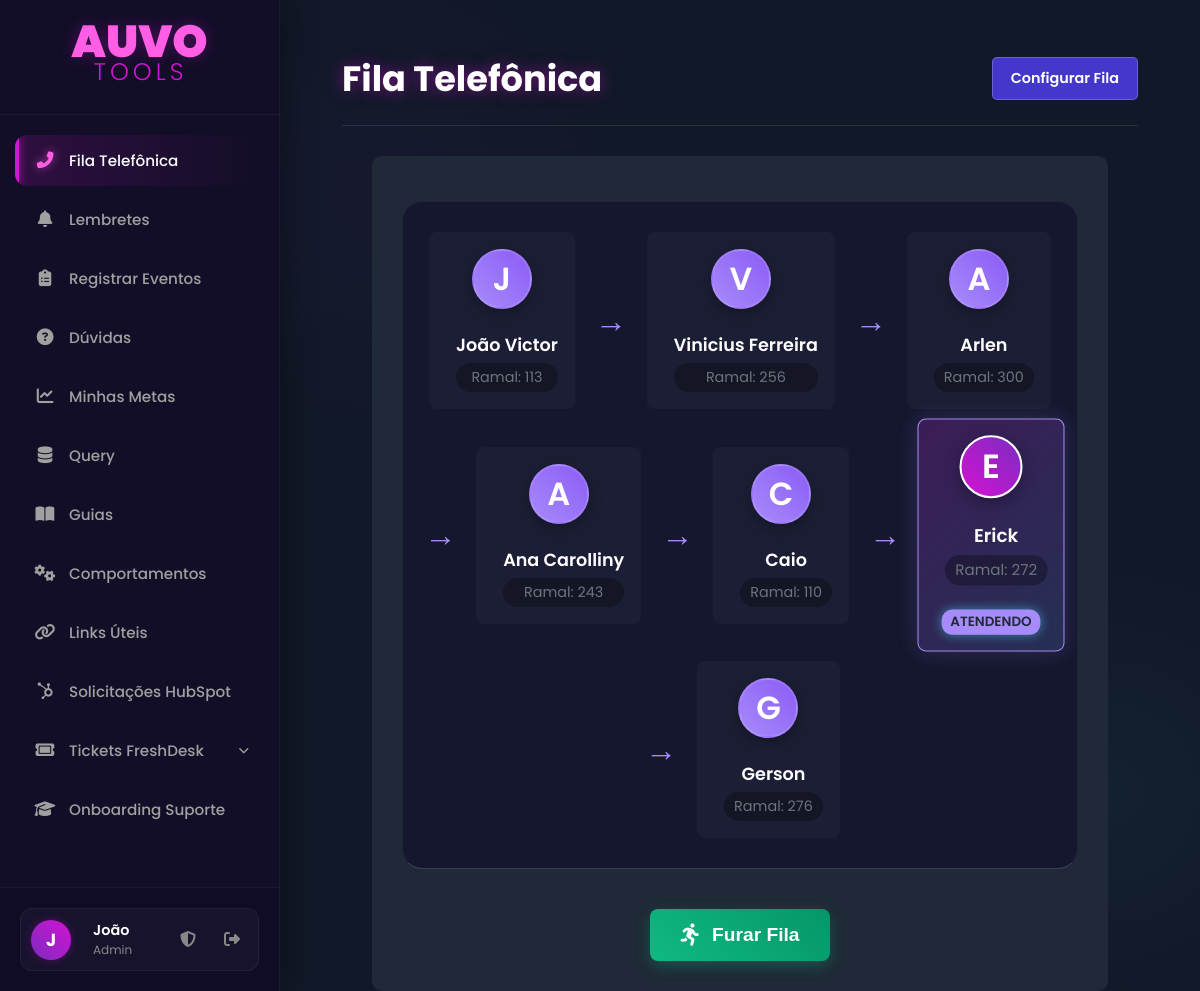
/fila-telefonica (signed in), run on the app's committed database.
### app.py (models this page shows, shortened)
class User(db.Model, UserMixin):
    id = db.Column(db.Integer, primary_key=True)
    name = db.Column(db.String(150), nullable=False)
    username = db.Column(db.String(80), unique=True, nullable=False)
    email = db.Column(db.String(120), unique=True, nullable=False)
    password_hash = db.Column(db.String(128), nullable=False)
    discord_id = db.Column(db.String(50), nullable=True, unique=True)
    is_admin = db.Column(db.Boolean, nullable=False, default=False)
    manager_id = db.Column(db.Integer, db.ForeignKey('user.id'), nullable=True)
    lunch_start = db.Column(db.Time, nullable=True)
    lunch_end = db.Column(db.Time, nullable=True)
    ramal = db.Column(db.String(10), nullable=True)

class PhoneQueueMember(db.Model):
    id = db.Column(db.Integer, primary_key=True)
    user_id = db.Column(db.Integer, db.ForeignKey('user.id'), nullable=False)
    position = db.Column(db.Integer, nullable=False)
    user = db.relationship('User')

### app.py (the view)
@app.route('/fila-telefonica')
@login_required
def fila_telefonica():
    queue_members = PhoneQueueMember.query.order_by(PhoneQueueMember.position).all()
    current_state = PhoneQueueState.query.filter_by(key='current_user_id').first()
    current_attendant_id = None
    if current_state and current_state.value.isdigit():
        current_attendant_id = int(current_state.value)
    elif queue_members:
        current_attendant_id = queue_members[0].user_id
    queue_user_ids = [member.user_id for member in queue_members]
    return render_template('fila_telefonica.html', title="Fila Telefônica", queue_members=queue_members, current_attendant_id=current_attendant_id, queue_user_ids=queue_user_ids)

### app.py (called while the page is built)
@app.context_processor
def inject_now():
    return {'now': datetime.utcnow()}

@login_manager.user_loader
def load_user(user_id):
    return User.query.get(int(user_id))

### templates/fila_telefonica.html (shortened to what this page needs)
{% extends "base.html" %}
{% block content %}
<div class="content-padding">
    <div class="fila-header">
        <h1>{{ title }}</h1>
        <a href="{{ url_for('configurar_fila') }}" class="config-btn">Configurar Fila</a>
    </div>
    <div class="fila-container">
        {% if queue_members %}
            <div class="fila-visual">
                {% for member in queue_members %}
                   <div class="fila-membro {% if member.user_id == current_attendant_id %}current{% endif %}">
    <div class="membro-avatar">{{ member.user.name[0] | upper }}</div>
    <div class="membro-details">
        <span class="membro-nome">{{ member.user.name }}</span>
        {% if member.user.ramal %}
            <span class="membro-ramal">Ramal: {{ member.user.ramal }}</span>
        {% endif %}
    </div>
    {% if member.user_id == current_attendant_id %}
        <span class="membro-status">Atendendo</span>
    {% endif %}
</div>
                    {% if not loop.last %}
                        <span class="fila-seta">→</span>
                    {% endif %}
                {% endfor %}
            </div>
            <div class="actions-container">
                <form method="POST" action="{{ url_for('atender_telefone') }}" style="display: inline;">
                    {% if current_user.id == current_attendant_id %}
                        <button type="submit" class="atender-btn">
                            <i class="fa-solid fa-phone-volume"></i> Atendi o Telefone
                        </button>
                    {% elif current_user.id in queue_user_ids %}
                         <button type="submit" class="atender-btn furar-fila-btn">
                            <i class="fa-solid fa-person-running"></i> Furar Fila
                        </button>
                    {% endif %}
                </form>
            </div>
        {% else %}
            <p class="placeholder-text">A fila telefônica ainda não foi configurada ou está vazia.</p>
        {% endif %}
    </div>
</div>
{% endblock %}

### templates/base.html (shortened to what this page needs)
<!DOCTYPE html>
<html lang="pt-br">
<head>
    <link rel="stylesheet" href="{{ url_for('static', filename='css/style.css') }}">
    <link rel="stylesheet" href="https://cdnjs.cloudflare.com/ajax/libs/font-awesome/6.2.0/css/all.min.css">
</head>
<body>
    <div class="main-container">
        <nav class="sidebar">
            <div class="sidebar-header">
                <div style="line-height: 1; cursor: default;">
                    <h1 style="
                        color: #ff5ee5;
                        font-size: 2.8em;
                        font-family: 'Poppins', sans-serif;
                        font-weight: 900;
                        margin: 0; padding: 0;
                        text-shadow: 0 0 15px rgba(212, 18, 212, 0.3);
                    ">AUVO</h1>
                    <span style="
                        color: #d412d4;
                        font-size: 1.5em;
                        font-family: 'Poppins', sans-serif;
                        font-weight: 300;
                        display: block;
                        margin-top: -5px;
                        letter-spacing: 4px;
                        margin-left: 2px;
                    ">TOOLS</span>
                </div>
            </div>
            <ul class="menu">
                <li class="menu-item">
                    <a href="{{ url_for('fila_telefonica') }}">
                        <i class="fa-solid fa-phone-alt menu-icon"></i>
                        <span>Fila Telefônica</span>
                    </a>
                </li>
                <li class="menu-item">
                    <a href="{{ url_for('list_reminders') }}">
                        <i class="fa-solid fa-bell menu-icon"></i>
                        <span>Lembretes</span>
                    </a>
                </li>
                <li class="menu-item">
                    <a href="{{ url_for('listar_eventos') }}">
                        <i class="fa-solid fa-clipboard-list menu-icon"></i>
                        <span>Registrar Eventos</span>
                    </a>
                </li>
                <li class="menu-item">
                    <a href="{{ url_for('listar_duvidas') }}">
                        <i class="fa-solid fa-question-circle menu-icon"></i>
                        <span>Dúvidas</span>
                    </a>
                </li>
                <li class="menu-item">
                    <a href="{{ url_for('minhas_metas') }}">
                        <i class="fa-solid fa-chart-line menu-icon"></i>
                        <span>Minhas Metas</span>
                    </a>
                </li>
                <li class="menu-item">
                     <a href="{{ url_for('list_queries') }}">
                         <i class="fa-solid fa-database menu-icon"></i>
                         <span>Query</span>
                     </a>
                </li>
                <li class="menu-item">
                    <a href="{{ url_for('listar_guias') }}">
                        <i class="fa-solid fa-book-open menu-icon"></i>
                        <span>Guias</span>
                    </a>
                </li>
                <li class="menu-item">
                    <a href="{{ url_for('listar_comportamentos') }}">
                        <i class="fa-solid fa-cogs menu-icon"></i>
                        <span>Comportamentos</span>
                    </a>
                </li>
                <li class="menu-item">
                    <a href="{{ url_for('links_uteis') }}">
                        <i class="fa-solid fa-link menu-icon"></i>
                        <span>Links Úteis</span>
                    </a>
                </li>
<li class="menu-item">
    <a href="{{ url_for('listar_hubspot') }}">
        <i class="fa-brands fa-hubspot menu-icon"></i>
        <span>Solicitações HubSpot</span>
    </a>
</li>
                <li class="menu-item has-submenu" id="tickets-menu">
                    <a href="#">
                        <i class="fa-solid fa-ticket menu-icon"></i>
                        <span>Tickets FreshDesk</span>
                    </a>
                </li>
                <li class="menu-item">
    <a href="http://192.168.92.127:5010/" target="_blank">
        <i class="fa-solid fa-graduation-cap menu-icon"></i>
        <span>Onboarding Suporte</span>
    </a>
</li>
            </ul>
            <div class="sidebar-footer">
                {% if current_user.is_authenticated %}
                <div class="user-profile">
                    <div class="user-avatar">
                         {% if current_user.avatar_filename %}
                            <img src="{{ url_for('static', filename='uploads/avatars/' + current_user.avatar_filename) }}" alt="Avatar">
                        {% else %}
                            {{ current_user.name[0] }}
                        {% endif %}
                    </div>
                    <a href="{{ url_for('profile') }}" class="user-profile-link" title="Editar Perfil">
                        <div class="user-info">
                            <span class="user-name">{{ current_user.name.split()[0] }}</span>
                            <span class="user-role">
                                {% if current_user.is_admin %} Admin {% else %} Atendente {% endif %}
                            </span>
                        </div>
                    </a>
                    {% if current_user.is_admin %}
                    <a href="{{ url_for('admin_dashboard') }}" class="admin-icon" title="Painel Admin">
                        <i class="fa-solid fa-shield-halved"></i>
                    </a>
                    {% endif %}
                    <a href="{{ url_for('logout') }}" class="logout-icon" title="Sair">
                        <i class="fa-solid fa-right-from-bracket"></i>
                    </a>
                </div>
                {% endif %}
            </div>
        </nav>
        <main class="content">
            {% block content %}{% endblock %}
        </main>
    </div>
</body>
</html>

### templates/base.html (style rules this page uses)
* { margin: 0; padding: 0; box-sizing: border-box; }
body { font-family: 'Poppins', sans-serif; background-color: #0f0c29; color: #e0e0e0; min-height: 100vh; overflow-x: hidden; }
.main-container { display: flex; min-height: 100vh; }
.sidebar { width: 280px; background: rgba(19, 15, 40, 0.95); border-right: 1px solid rgba(255, 255, 255, 0.05); display: flex; flex-direction: column; position: fixed; top: 0; left: 0; height: 100vh; z-index: 1000; padding-top: 20px; box-shadow: 5px 0 30px rgba(0,0,0,0.3); transition: all 0.3s ease; }
.sidebar-header { text-align: center; padding: 0 20px 30px 20px; border-bottom: 1px solid rgba(255, 255, 255, 0.05); margin-bottom: 20px; }
.menu { list-style: none; padding: 0 15px; flex-grow: 1; overflow-y: auto; }
.menu-item { margin-bottom: 8px; border-radius: 12px; transition: all 0.3s ease; }
.menu a { display: flex; align-items: center; padding: 14px 18px; text-decoration: none; color: #a0a0a0; font-weight: 500; font-size: 0.95em; border-radius: 12px; transition: all 0.3s ease; position: relative; overflow: hidden; }
.menu-icon { width: 24px; margin-right: 12px; font-size: 1.1em; text-align: center; transition: color 0.3s ease; }
.menu-item:hover > a, .menu-item.active-link > a { background: linear-gradient(90deg, rgba(212, 18, 212, 0.15), transparent); color: #fff; }
.menu-item:hover .menu-icon, .menu-item.active-link .menu-icon { color: #ff5ee5; text-shadow: 0 0 10px rgba(255, 94, 229, 0.6); }
.menu-item.active-link > a::before { content: ''; position: absolute; left: 0; top: 0; height: 100%; width: 4px; background: #d412d4; box-shadow: 0 0 10px #d412d4; border-radius: 0 4px 4px 0; }
.menu-item.has-submenu > a::after { content: '\f078'; font-family: 'Font Awesome 6 Free'; font-weight: 900; font-size: 0.7em; margin-left: auto; transition: transform 0.3s; }
.sidebar-footer { padding: 20px; border-top: 1px solid rgba(255, 255, 255, 0.05); background: rgba(15, 12, 41, 0.8); }
.user-profile { display: flex; align-items: center; gap: 12px; background: rgba(255, 255, 255, 0.03); padding: 10px; border-radius: 12px; border: 1px solid rgba(255, 255, 255, 0.05); transition: background 0.3s; }
.user-avatar { width: 40px; height: 40px; border-radius: 50%; background: linear-gradient(45deg, #7b2cbf, #d412d4); color: white; display: flex; align-items: center; justify-content: center; font-weight: bold; font-size: 1.1em; overflow: hidden; box-shadow: 0 0 10px rgba(212, 18, 212, 0.3); }
.user-info { flex-grow: 1; display: flex; flex-direction: column; overflow: hidden; }
.user-name { font-size: 0.9em; font-weight: 600; color: #fff; white-space: nowrap; text-overflow: ellipsis; overflow: hidden; }
.user-role { font-size: 0.75em; color: #888; }
.user-profile-link { text-decoration: none; flex-grow: 1; display: flex; }
.admin-icon, .logout-icon { color: #888; font-size: 1em; padding: 8px; border-radius: 8px; transition: all 0.2s; text-decoration: none; }
.content { flex-grow: 1; margin-left: 280px; padding: 40px; background-image: radial-gradient(circle at 10% 20%, rgba(123, 44, 191, 0.05) 0%, transparent 20%), radial-gradient(circle at 90% 80%, rgba(76, 201, 240, 0.05) 0%, transparent 20%); min-height: 100vh; }

### data on the page
User: name "J", name "João"
PhoneQueueMember: user "J", user.name "João Victor", user.ramal "113"
PhoneQueueMember: user "V", user.name "Vinicius Ferreira", user.ramal "256"
PhoneQueueMember: user "A", user.name "Arlen", user.ramal "300"
PhoneQueueMember: user "A", user.name "Ana Carolliny", user.ramal "243"
PhoneQueueMember: user "C", user.name "Caio", user.ramal "110"
PhoneQueueMember: user "E", user.name "Erick", user.ramal "272", shows "ATENDENDO"
PhoneQueueMember: user "G", user.name "Gerson", user.ramal "276"

### other printed values
{{ title }} "Fila Telefônica"
